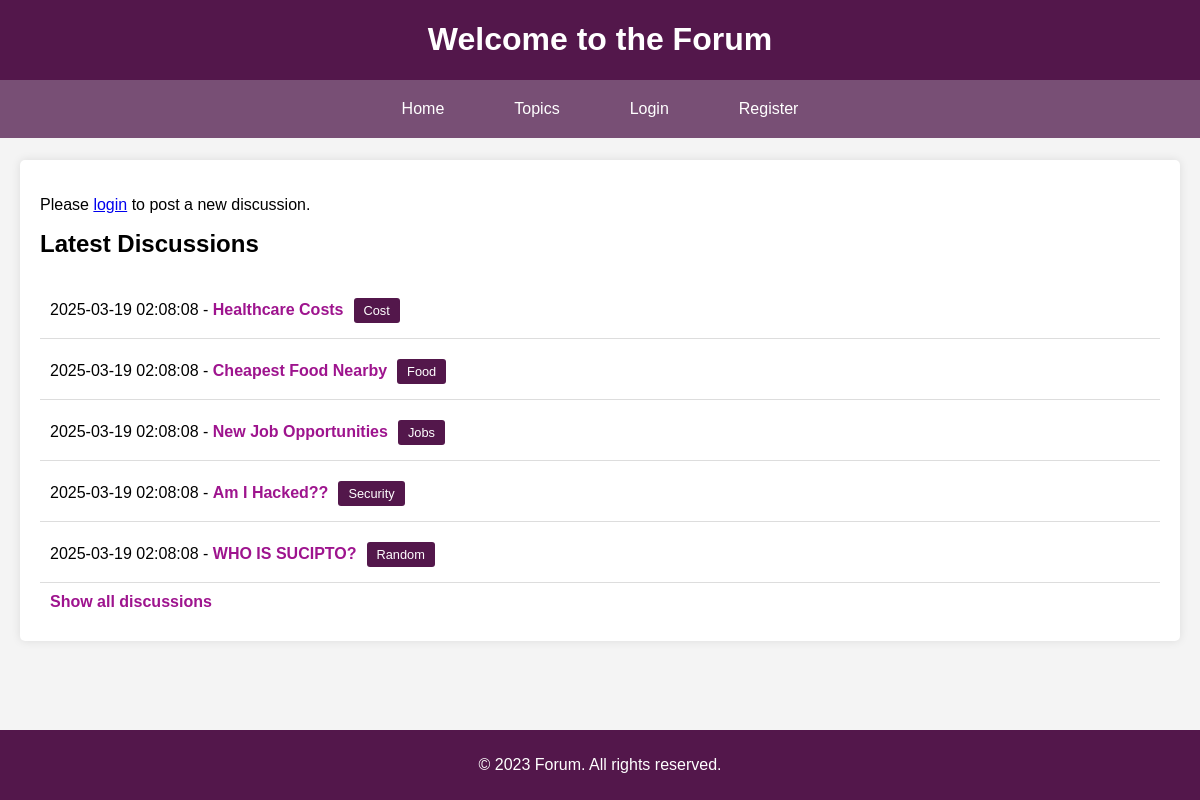
Before: / with the older database file.
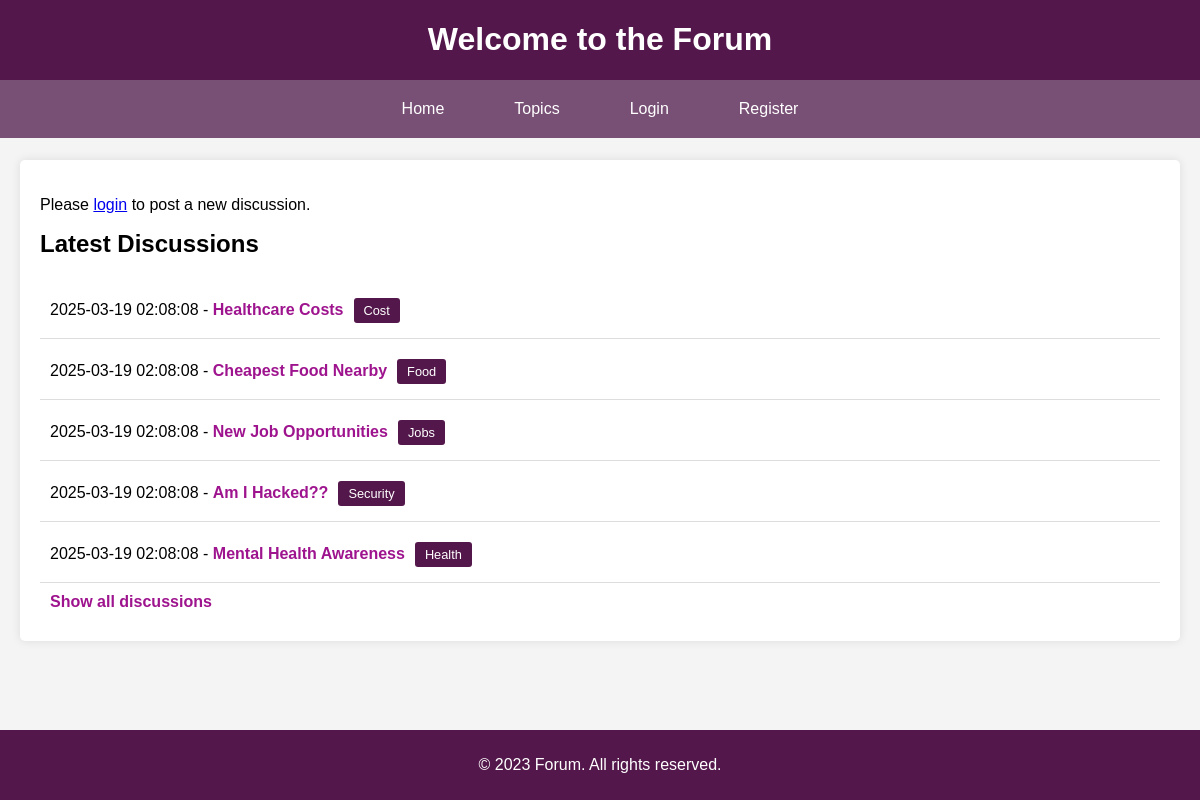
After: the same page with the newer database file.
### tables this page shows
CREATE TABLE IF NOT EXISTS discussions (
    id INT AUTO_INCREMENT PRIMARY KEY,
    title VARCHAR(255) NOT NULL,
    content TEXT NOT NULL,
    file_path VARCHAR(255),
    created_at TIMESTAMP DEFAULT CURRENT_TIMESTAMP,
    topic VARCHAR(255),
    user_id INT,
    FOREIGN KEY (user_id) REFERENCES users(id)
);

### index.php (the view, shortened to what this page needs)
<!DOCTYPE html>
<html lang="en">
<head>
    <link rel="stylesheet" href="styles.css">
</head>
<body>
    <header>
        <h1>Welcome to the Forum</h1>
        <nav>
            <ul class="navbar">
                <li><a href="index.php">Home</a></li>
                <li><a href="topics.php">Topics</a></li>
                <?php
                if (!isset($_SESSION['loggedin']) || $_SESSION['loggedin'] !== true) {
                    echo '<li><a href="login.php">Login</a></li><li><a href="register.php">Register</a></li>';
                }
                ?>
            </ul>
        </nav>
    </header>
    <main>
        <div class="hfiller">
        </div>
        <section>
            <?php
            if (isset($_SESSION['loggedin']) && $_SESSION['loggedin'] === true) {
                echo '<button class="form-input" onclick="toggleForm()">Post New Discussion</button>';
            } else {
                echo '<p>Please <a href="login.php">login</a> to post a new discussion.</p>';
            }
            ?>
            <h2>Latest Discussions</h2>
            <ul class="discussions">
                <?php
                $conn = new mysqli(DB_SERVER, DB_USERNAME, DB_PASSWORD, DB_NAME);
                $sql = isset($_GET['show_all']) ? "SELECT id, title, created_at, topic FROM discussions ORDER BY created_at DESC" : "SELECT id, title, created_at, topic FROM discussions ORDER BY created_at DESC LIMIT 5";
                $result = $conn->query($sql);
                if ($result->num_rows > 0) {
                    while($row = $result->fetch_assoc()) {
                        echo "<li class=" . "discussions" . ">" . $row['created_at'] . " - " . "<a href='discussion.php?id=" . $row['id'] . "'>" . $row['title'] . "</a>" . "<span class='topic-tag'>" . $row['topic'] . "</span>" . "<br></li>";
                    }
                    if (!isset($_GET['show_all'])) {
                        echo "<li><a href='index.php?show_all=true'>Show all discussions</a></li>";
                    }
                } else {
                    echo "<li>No discussions found</li>";
                }
                ?>
            </ul>
        </section>
        <div class="ffiller">
        </div>
    </main>
    <footer>
        <p>&copy; 2023 Forum. All rights reserved.</p>
    </footer>
</body>
</html>

### styles.css (style rules this page uses)
body { font-family: Arial, sans-serif; margin: 0; padding: 0; background-color: #f4f4f4; }
header { background-color: #53174b; color: #fff; text-align: center; position: fixed; width: 100%; }
.hfiller { height: 140px; }
nav { display: flex; justify-content: center; background-color: #784f75; padding: 20px; }
.navbar { list-style-type: none; padding: 0; display: flex; gap: 10px; }
nav a { color: #fff; padding: 14px 20px; text-decoration: none; text-align: center; }
nav ul.navbar { list-style-type: none; padding: 0; margin: 0; display: flex; justify-content: center; }
nav ul.navbar li { margin: 0 10px; }
nav ul.navbar li a { color: #fff; text-decoration: none; }
main { padding: 20px; }
section { background-color: #fff; padding: 20px; border-radius: 5px; box-shadow: 0 0 10px rgba(0, 0, 0, 0.1); }
h2 { margin-top: 0; }
ul.discussions { list-style-type: none; padding: 0; margin: 0; }
ul.discussions li { padding: 10px; border-bottom: 1px solid #ddd; }
ul.discussions li:last-child { border-bottom: none; }
ul.discussions li a { text-decoration: none; color: #9e148e; font-weight: bold; }
.topic-tag { display: inline-block; background-color: #53174b; color: #fff; padding: 5px 10px; border-radius: 3px; font-size: 0.8em; margin: 10px 5px 5px 10px; }
.ffiller { height: 70px; }
footer { background-color: #53174b; color: #fff; text-align: center; padding: 10px 0; position: fixed; width: 100%; bottom: 0; }

Changed rows visible on the page:
changed discussions: title "WHO IS SUCIPTO?" → "Mental Health Awareness"; topic "Random" → "Health"
